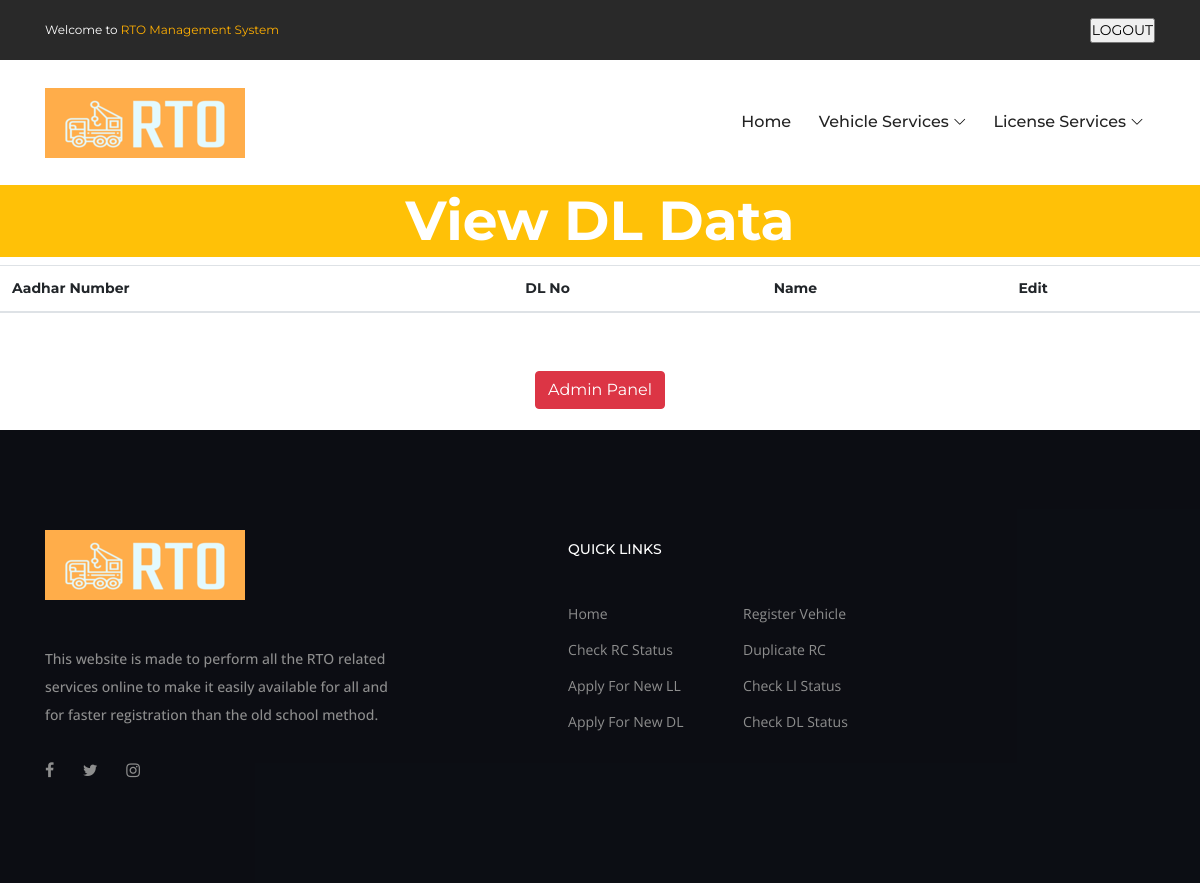
/viewdlData.php (signed in), run on an earlier commit of the app's database.
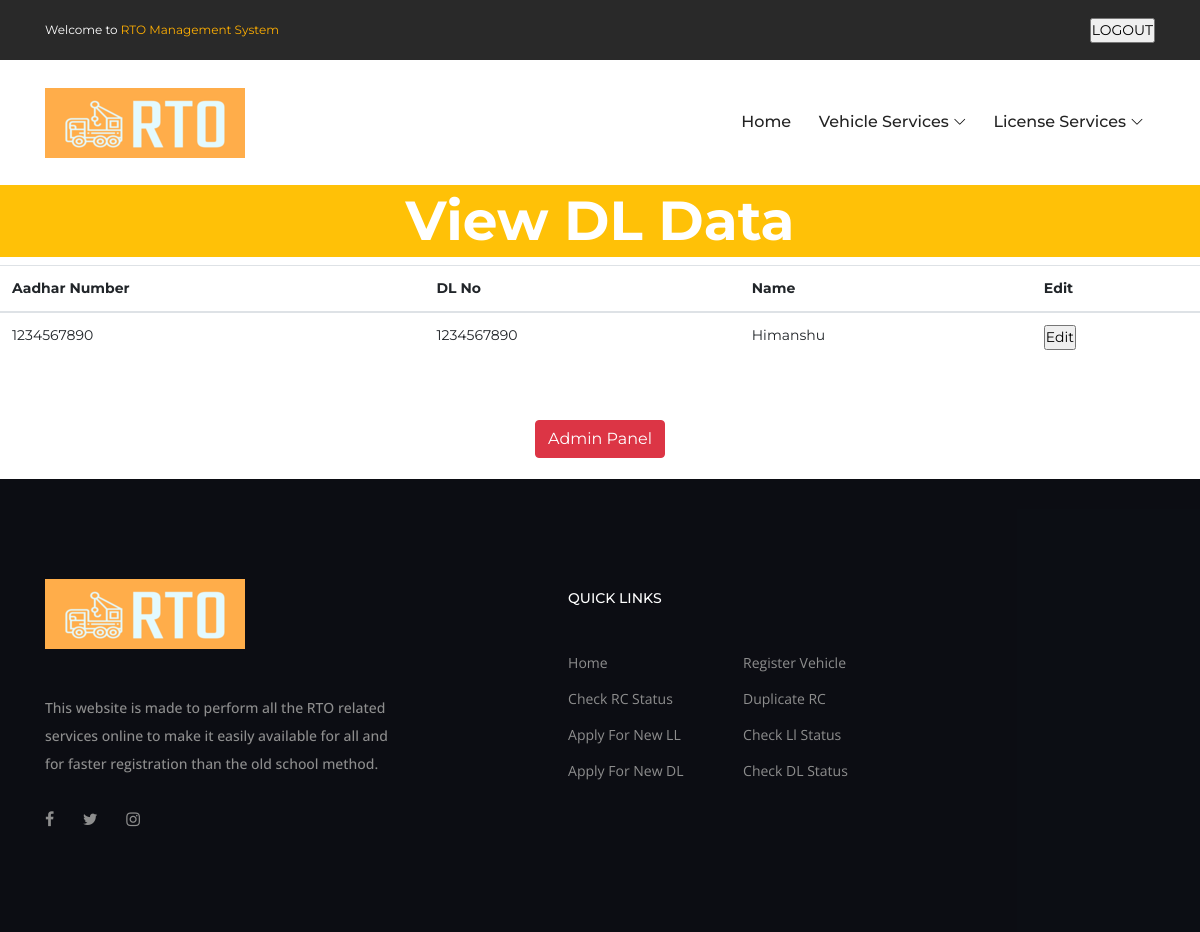
And on a later commit of the database.
### tables this page shows
CREATE TABLE `dl` (
  `dlno` int(10) NOT NULL,
  `name` varchar(30) NOT NULL,
  `fatherName` varchar(30) NOT NULL,
  `dob` date NOT NULL,
  `bloodGroup` varchar(3) NOT NULL,
  `address` text NOT NULL,
  `aadhar` int(10) NOT NULL,
  `gender` varchar(2) NOT NULL,
  `mobileNumber` int(10) NOT NULL,
  `email` varchar(30) NOT NULL,
  `rto` varchar(30) NOT NULL,
  `status` int(1) NOT NULL,
  `id` int(10) NOT NULL,
  `validity` date NOT NULL,
  `issueDate` date NOT NULL,
  `examDate` date NOT NULL
);

### viewdlData.php (the view, shortened to what this page needs)
<?php
    $obj = new Connection();
    $db = $obj->getNewConnection();
    $sql = "select * from dl";
    $res = $db->query($sql);
?>
<!DOCTYPE html>
<html>
<head>
</head>
<body>
    <?php require_once('header.php'); ?>
    <h1 class="text-white text-center font-weight-bold bg-warning" style="font-size: 55px;"> View DL Data </h1>
    <form method="post">
        <table class="table">
            <thead>
            <tr>
                <th scope="col">Aadhar Number</th>
                <th scope="col">DL No</th>
                <th scope="col">Name</th>
                <th scope="col"> Edit</th>
            </tr>
            </thead>
            <tbody>
            <?php while ($row = $res->fetch_assoc()) : ?>
            <tr>
                <td><?php echo $row['aadhar'] ?></td>
                <td><?php echo $row['dlno'] ?></td>
                <td><?php echo $row['name'] ?></td>
                <td>
                <form method="post">
                    <input type="submit" name="action" value="Edit"/>
                </form>
                </td>
            </tr>
            <?php endwhile; ?>
        </table>
    </form>
    <br><br>
    <form method="post">
        <center><input type="submit" value="Admin Panel" name="adminPanel" class="btn btn-danger"></center>
    </form>
    <br>
    <?php require_once('footer.php'); ?>
</body>
</html>

What changed in the data, as far as the page shows it:
added dl: aadhar "1234567890", dlno "1234567890", name "Himanshu"
